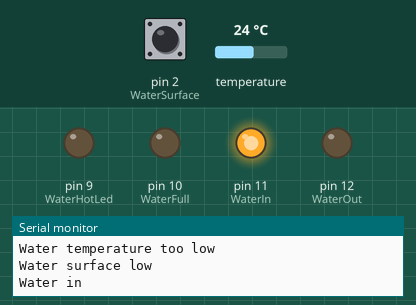
Bench run of a sketch on a simulated Arduino Uno, built with avr-gcc and run on an emulated ATmega328P. Parts: output pins drawn as LEDs (lit = HIGH), the last lines printed to the serial monitor. The test bench sets the inputs (shaded band); at power-on: pin 2 (WaterSurface) HIGH, temperature 24 °C.

Above: at 2.0 s.
2.1 s: pin 2 (WaterSurface) pulled LOW for 3.2 s
At 5.1 s:
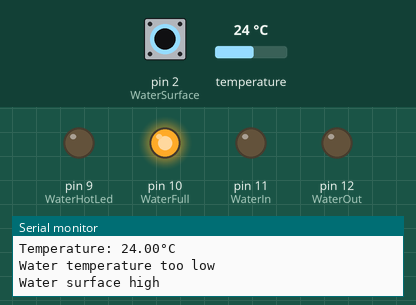
11.0 s: temperature set to 29.6 °C
14.5 s: temperature set to 30.7 °C
At 15.1 s:
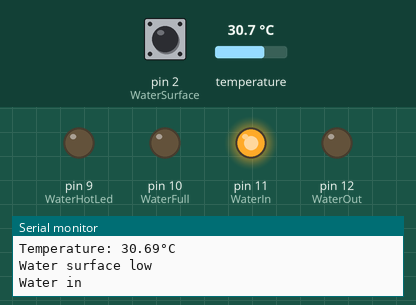
16.0 s: pin 2 (WaterSurface) pulled LOW for 1.1 s
At 17.9 s:
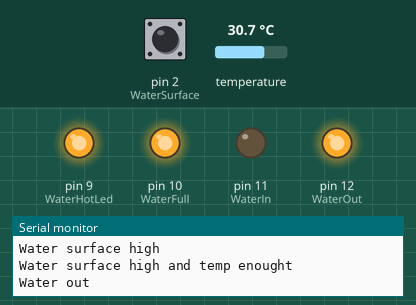
20.6 s: temperature set to 12 °C
At 24.5 s:
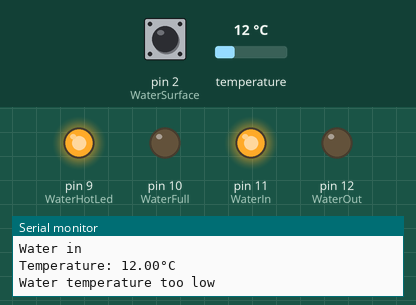
Timing chart, 0 to 29.0 s (numbered marks = the images above; inputs shaded):
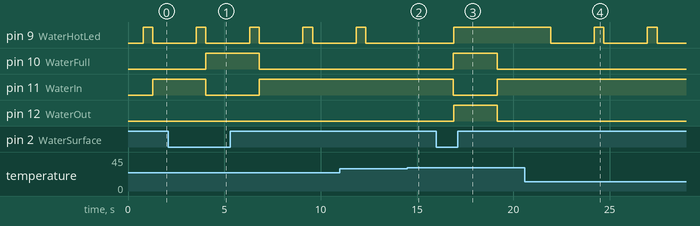

Measured:
- the behaviour switches between 29.9 and 30 °C on temperature (found by bisection; images 1 and 2)
- after the input at 2.1 s, pin 10 (WaterFull): LOW → HIGH after 1.9 s, → LOW 2.8 s later; pin 11 (WaterIn): HIGH → LOW after 1.9 s, → HIGH 2.8 s later
- after the input at 14.5 s, pin 9 (WaterHotLed): stays LOW (without the input it goes to HIGH after 0.11 s)
- after the input at 16.0 s, pin 9 (WaterHotLed): LOW → HIGH after 0.90 s; pin 10 (WaterFull): LOW → HIGH after 0.87 s, → LOW 2.3 s later; pin 11 (WaterIn): HIGH → LOW after 0.87 s, → HIGH 2.3 s later; pin 12 (WaterOut): LOW → HIGH after 0.90 s, → LOW 2.3 s later
- after the input at 20.6 s, pin 9 (WaterHotLed): alternates HIGH for 0.50 s and LOW for 2.3 s, starting after 1.3 s
- by itself, pin 9 (WaterHotLed): alternates HIGH for 0.50 s and LOW for 2.3 s

The sketch:

PoolWaterHeatSystem.ino
```cpp
/*
In this project I made pool water heating system. We have two pumps that pump water into the tank and from there back into the pool.
The system checks the temperature of the water which is heated by the solar panels.
The system also controls water inlet and outlet.

Attention:
If you want to use this code for something, you have to install libraries which I use in this project also.
*/
//Libraries
#include <OneWire.h>
#include <DallasTemperature.h>

//Variables
const int WaterSurface = 2;       //Water surface sensor
const int WaterTemperature = 3;   // Water temperature sensor
const int WaterHotLed = 9;        //red led
const int WaterFull = 10;         //green led
const int WaterIn = 11;           //blue led
const int WaterOut = 12;          //yellow led
float tempCelsius;                // temperature in Celsius

OneWire oneWire(WaterTemperature);
DallasTemperature tempSensor(&oneWire);

/*
 In the setup we have to tell which port we want to use.
*/
void setup() {
Serial.begin(9600);
pinMode(WaterHotLed, OUTPUT);      //red led
pinMode(WaterFull, OUTPUT);        //green led
pinMode(WaterIn, OUTPUT);          //blue led
pinMode(WaterOut, OUTPUT);         //yellow led
tempSensor.begin();
pinMode(WaterSurface, INPUT_PULLUP);
}

void loop() {
  /*
   Here we get the water temperature and we print it to serialmonitor. Because we want to make sure that everything works properly.
   For example, if your leds aren't working correctly or something else goes wrong, you can check the system status from serialmonitor.
  */
  tempSensor.requestTemperatures();             // send the command to get temperatures
  tempCelsius = tempSensor.getTempCByIndex(0);  // read temperature in Celsius
  Serial.print("Temperature: ");
  Serial.print(tempCelsius);    // print the temperature in Celsius
  Serial.println("°C");

  /*
  In this part we check if the water temperature is too low for the output pump.
  If the temperature is too low, then we blink red led. If the temperature is at the target level, then we put the red led on.
  */
  if(tempCelsius<30){
    Serial.println("Water temperature too low");
    digitalWrite(WaterHotLed, HIGH);
    delay(500);
    digitalWrite(WaterHotLed, LOW);
    }
  if(tempCelsius>50){
    Serial.println("Water temperature enough");
    digitalWrite(WaterHotLed, HIGH);
    }
   /*
  In this part we check if the tank is full. If it's not then we open the input pump.
  If it is full and water temperature is still under the target, we just put the input pump off and the green led on.
  If water temperature is high enough and the watertank is full then we open output pump and
  keep the red and green lights on until the water temperature or the water surface goes low enough.
  */

  if(digitalRead(WaterSurface)==HIGH){
    Serial.println("Water surface low");
    Serial.println("Water in");
    digitalWrite(WaterFull, LOW);
    digitalWrite(WaterOut, LOW);
    digitalWrite(WaterIn, HIGH);
    }
  if(digitalRead(WaterSurface)==LOW){
    Serial.println("Water surface high");
    digitalWrite(WaterIn, LOW);
    digitalWrite(WaterOut, LOW);
    digitalWrite(WaterFull, HIGH);
    }

  if(digitalRead(WaterSurface)==LOW && tempCelsius>30){
    Serial.println("Water surface high and temp enought");
    Serial.println("Water out");
    digitalWrite(WaterOut, HIGH);
    digitalWrite(WaterHotLed, HIGH);
    digitalWrite(WaterFull, HIGH);
    digitalWrite(WaterIn, LOW);
    }
  delay(1500);

}
```
